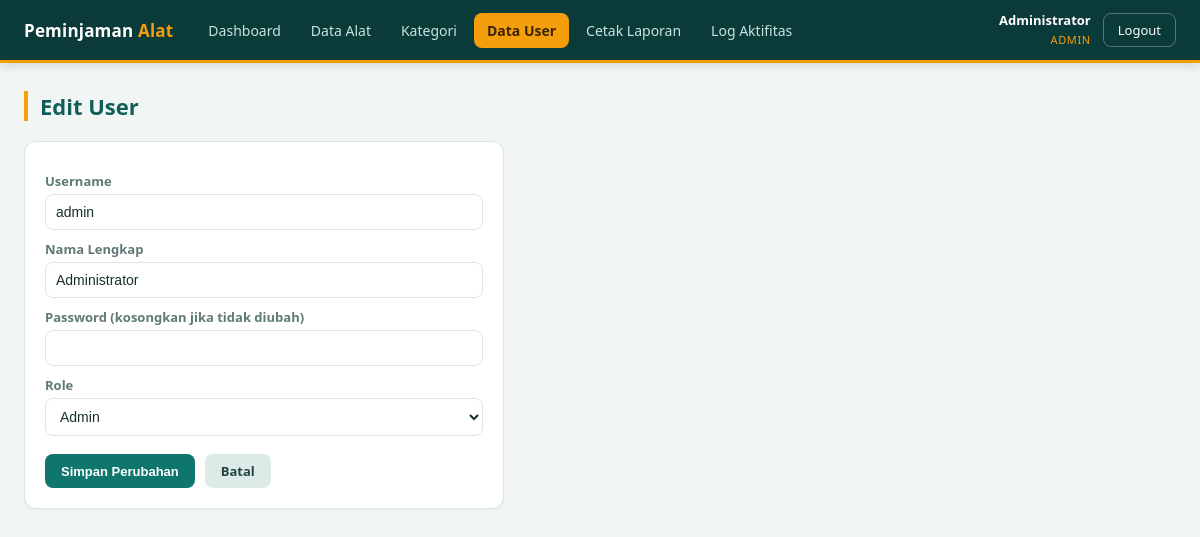
The app's page /user/edit.php?id=1 (signed in) with its own data.
### tables this page shows
CREATE TABLE `tb_user` (
  `id_user` int(11) NOT NULL AUTO_INCREMENT,
  `username` varchar(50) NOT NULL,
  `password` varchar(255) NOT NULL,
  `nama_lengkap` varchar(100) NOT NULL,
  `level_user` enum('Admin','Petugas','Peminjam') NOT NULL,
  PRIMARY KEY (`id_user`),
  UNIQUE KEY `username` (`username`)
);

### config/fungsi.php (called while the page is built, shortened)
<?php
function e(?string $val): string
{
    return htmlspecialchars($val ?? '', ENT_QUOTES, 'UTF-8');
}

### user/edit.php (the view, shortened to what this page needs)
<?php
require_once __DIR__ . '/../config/koneksi.php';
require_once __DIR__ . '/../config/fungsi.php';
$roles = ['Admin', 'Petugas', 'Peminjam'];
$id = (int)($_GET['id'] ?? $_POST['id_user'] ?? 0);
$stmt = $pdo->prepare('SELECT * FROM tb_user WHERE id_user = :id');
$stmt->execute([':id' => $id]);
$user = $stmt->fetch();
require __DIR__ . '/../config/partial_header.php';
?>
<div class="card" style="max-width:480px">
  <form method="post">
    <label>Username</label>
    <input type="text" name="username" required value="<?= e($user['username']) ?>">
    <label>Nama Lengkap</label>
    <input type="text" name="nama_lengkap" required value="<?= e($user['nama_lengkap']) ?>">
    <label>Password (kosongkan jika tidak diubah)</label>
    <input type="password" name="password">
    <label>Role</label>
    <select name="level_user" required>
      <?php foreach ($roles as $r): ?><option value="<?= $r ?>" <?= $user['level_user'] === $r ? 'selected' : '' ?>><?= $r ?></option><?php endforeach; ?>
    </select>
    <div class="form-actions">
      <button type="submit" class="btn btn-primary">Simpan Perubahan</button>
      <a href="index.php" class="btn btn-muted">Batal</a>
    </div>
  </form>
</div>
<?php require __DIR__ . '/../config/partial_footer.php'; ?>

### assets/style.css (style rules this page uses)
:root { --primary:#0f766e; --primary-dark:#115e59; --primary-soft:#ccfbf1; --accent:#f59e0b; --danger:#dc2626; --success:#16a34a; --bg:#f1f6f5; --card:#ffffff; --border:#dbe6e4; --text:#16302d; --muted:#5f7a76; --nav-bg:#0b3b38; --nav-text:#c7e3df; --radius:12px; }
* { box-sizing:border-box }
body { margin:0;font-family:'Segoe UI',system-ui,Arial,sans-serif;background:var(--bg);color:var(--text) }
a { color:var(--primary);text-decoration:none }
.card { background:var(--card);border:1px solid var(--border);border-radius:var(--radius);padding:20px;margin-bottom:20px; box-shadow:0 1px 3px rgba(15,60,56,.05);overflow-x:auto }
.btn { display:inline-block;padding:8px 16px;border-radius:8px;border:none;cursor:pointer;font-size:13px;font-weight:600;transition:filter .15s,background .15s }
.btn-primary { background:var(--primary);color:#fff }
.btn-muted { background:#dcebe8;color:#25423e }
label { display:block;font-size:13px;margin:10px 0 4px;font-weight:600;color:var(--muted) }
input,select,textarea { width:100%;padding:9px 10px;border:1px solid var(--border);border-radius:8px;font-size:14px;background:#fff;color:var(--text) }
.form-actions { margin-top:18px;display:flex;gap:10px }

### records on screen
tb_user: username "admin", nama_lengkap "Administrator", level_user "Admin"

### other values on screen
$m['label'] "Dashboard"
$m['label'] "Data Alat"
$m['label'] "Kategori"
$m['label'] "Data User"
$m['label'] "Cetak Laporan"
$m['label'] "Log Aktifitas"
$_SESSION['nama_lengkap'] "Administrator"
$role "ADMIN"
$pageTitle "Edit User"
